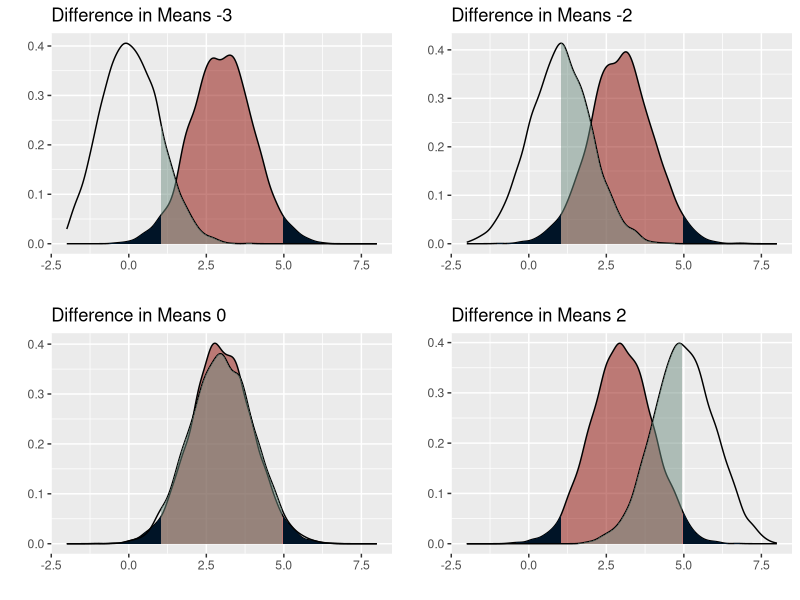
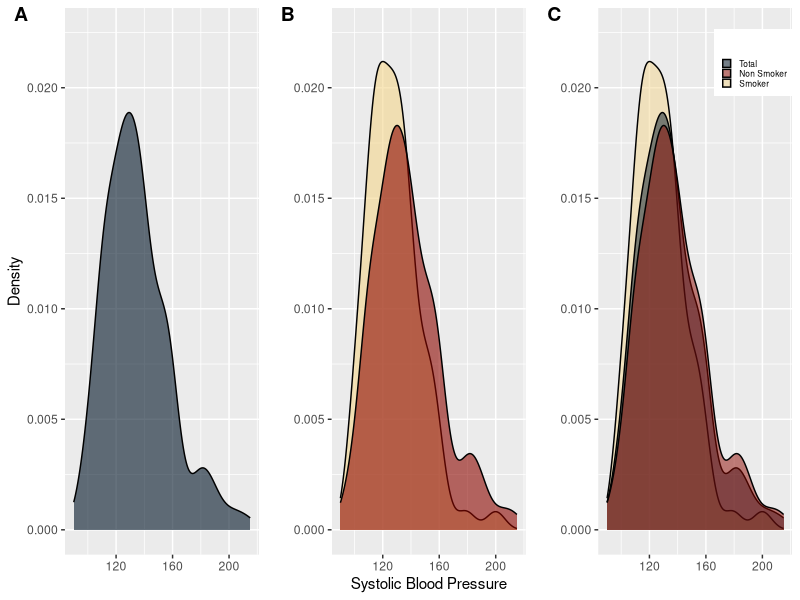
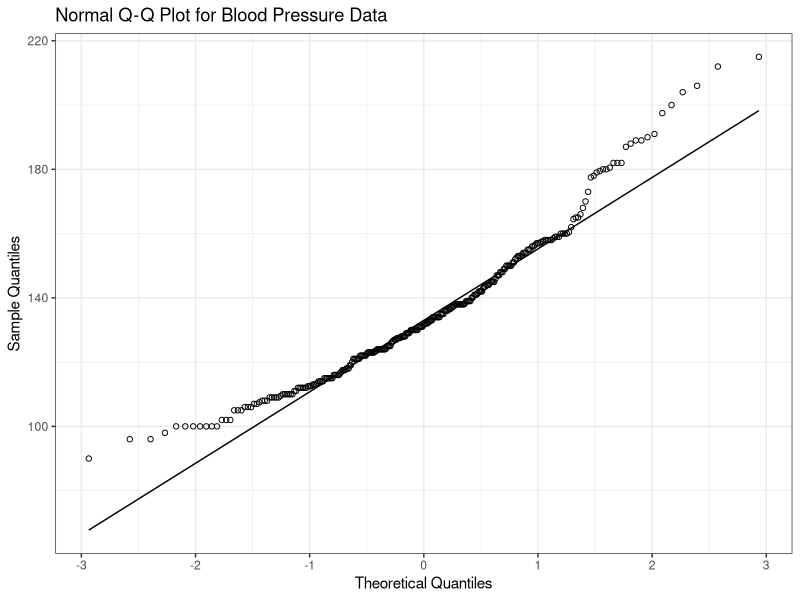

These charts were generated, in order, by the following R code:
## ---- chunk 1
knitr::opts_chunk$set(echo = TRUE)

#Use required packages
library(tidyverse) #for plots and data manipulation
library(cowplot) #aligning plots
library(gridExtra)
library(scales)

df_data <- read_csv("framingham_data.csv") # Read in data
## ---- chunk 2
df_data$index <- seq(nrow(df_data)) # Add an index column

#df_data %>% summary # Summarize Data

# Split data into smoker and nonsmoker
df_smoker <- df_data %>% filter(currentSmoker == 1)
df_nonsmoker <- df_data %>% filter(currentSmoker == 0)

#Create a sample variance function to ensure proper calculation
sample_variance <- function(x, sampling = TRUE){
    if (sampling == TRUE){
        sum((x - mean(x))^2) / (length(x) - 1)
    } else if(sampling == FALSE) {
        sum((x - mean(x))^2) / (length(x))
    }
}
#Create pooled sample variance function 
f_pooled_variance <- function(x, y){
    ((length(x) - 1) * sample_variance(x) + 
     (length(y) - 1) * sample_variance(y)) / 
    (length(x) + length(y) - 2)
}

# Skewness function 
skew_function <- function(x){
    mean((x - mean(x))^3) / sqrt(sample_variance(x))^3
}

# kurtosis function
kurt_function <- function(x){
    mean((x - mean(x))^4) / sqrt(sample_variance(x))^4
}

# Create a Satterthawaite Approximation Function

satterth <- function(s1, s2, n1, n2){
    term1 <- s1/n1
    term2 <- s2/n2
    nu <- (term1 + term2)^2 / ((term1^2/(n1 - 1)) + (term2^2/(n2 - 1)))
    return(floor(nu))
}


#Plot and compare split data

#options(repr.plot.width = 6, repr.plot.height = 4, repr.plot.res = 150)

plot_colors <- c("#001427","#708d81","#f4d58d","#bf0603","#8d0801")
y_limits <- c(0, 0.0225)

total_data <- ggplot(df_data) + geom_density(aes(sysBP), 
                                             fill = plot_colors[1],
                                             alpha = 0.6) +
                       ylim(y_limits) + ylab("Density") + xlab("")

sep_data <- ggplot() + geom_density(data = df_smoker, aes(sysBP), 
                                    fill = plot_colors[3], alpha = 0.6) + 
                       geom_density(data = df_nonsmoker, aes(sysBP), 
                                    fill = plot_colors[5], alpha = 0.6) +
                       ylim(y_limits) + ylab("") + xlab("Systolic Blood Pressure")

plot_3 <- ggplot() + geom_density(data = df_smoker, aes(sysBP, 
                                    fill = plot_colors[3]), alpha = 0.5) + 
                       geom_density(data = df_data, aes(sysBP, 
                                    fill = plot_colors[1]), alpha = 0.5) +
                       geom_density(data = df_nonsmoker, aes(sysBP, 
                                    fill = plot_colors[5]), alpha = 0.5) +
                       ylim(y_limits) + ylab("") + xlab("") + 
                       scale_fill_manual("",
                                         values = plot_colors[c(1, 5, 3)], 
                                         labels = c("Total", "Non Smoker", "Smoker")) +
                       theme(legend.position = c(0.8, 0.9),
                             legend.text = element_text(size = 6),
                             legend.key.height = unit(0.25, 'cm'),
                             legend.key.width = unit(0.25, 'cm'))

#plot_grid(total_data, sep_data, plot_3, align = 'vh', 
          #hjust = -1,nrow = 2, ncol = 2)

data_kurtosis <- kurt_function(df_data$sysBP)
data_skew <- skew_function(df_data$sysBP)
data_IQR <- as.numeric(quantile(df_data$sysBP, probs = 0.75)) - 
       as.numeric(quantile(df_data$sysBP, probs = 0.25))
data_MAD <- median(abs(df_data$sysBP - median(df_data$sysBP)))
data_samVar <- sample_variance(df_data$sysBP)

eIQR <- data_IQR / 1.35
eMAD <- data_MAD / 0.675

# Q-Q Plot

data_qqplot <- 
ggplot(df_data, aes(sample = sysBP)) + 
stat_qq(shape = 1) + stat_qq_line() + 
ggtitle("Normal Q-Q Plot for Blood Pressure Data") + 
xlab("Theoretical Quantiles") +
ylab("Sample Quantiles")
## ---- chunk 3

# Common values for analysis

alpha <- 0.05

mu_smoker <- mean(df_smoker$sysBP)
var_smoker <- sample_variance(df_smoker$sysBP)
n_smoker <- length(df_smoker$sysBP)

mu_nonsmoker <- mean(df_nonsmoker$sysBP)
var_nonsmoker <- sample_variance(df_nonsmoker$sysBP)
n_nonsmoker <- length(df_nonsmoker$sysBP)

# Two Sample T-test - Pooled Sample Variance - P-value

dof_1 <- (n_smoker + n_nonsmoker - 2)

p_sample_var_1 <- f_pooled_variance(df_smoker$sysBP, 
                                    df_nonsmoker$sysBP)


t_obs_1 <- (mu_smoker - mu_nonsmoker) / (sqrt(p_sample_var_1) * sqrt(1/n_smoker + 1/n_nonsmoker))

t_stat_1 <- qt(alpha / 2, dof_1)

p_value_obs_1 <- dt(t_obs_1, dof_1)

#Two Sample T-test - Difference Variance Sample Variance - P-value

dof_2 <- satterth(var_smoker, var_nonsmoker, n_smoker, n_nonsmoker)

np_sample_var_2 <- (var_nonsmoker/n_smoker + var_nonsmoker/n_nonsmoker)

t_obs_2 <- (mu_smoker - mu_nonsmoker) / (sqrt(var_nonsmoker/n_smoker + var_nonsmoker/n_nonsmoker))

t_stat_2 <- qt(alpha / 2, dof_2)

p_value_obs_2 <- dt(t_obs_2, dof_2)

# Confidence Limits

diff_mu <- mu_smoker - mu_nonsmoker

#Pooled Sample variance

CL_pooled <- t_stat_1 * (sqrt(p_sample_var_1/n_smoker + p_sample_var_1/n_nonsmoker))

#Non pooled Sample variance

CL_nonpooled <- t_stat_2 * (sqrt(var_nonsmoker/n_smoker + var_nonsmoker/n_nonsmoker))

CI_pooled <- round(c(diff_mu + CL_pooled, diff_mu - CL_pooled), 2)

CI_nonpooled <-round(c(diff_mu + CL_nonpooled, diff_mu - CL_nonpooled), 2)

#Power Calculation assuming delta means is the true delta

cv_lo_p <- qnorm(alpha / 2, 0, sqrt(p_sample_var_1/n_smoker + 
                                      p_sample_var_1/n_nonsmoker))
cv_hi_p <- qnorm(1 - alpha / 2, 0, sqrt(p_sample_var_1/n_smoker + 
                                          p_sample_var_1/n_nonsmoker))

power1 <- pnorm(cv_lo_p, (mu_smoker - mu_nonsmoker), 
                sqrt(p_sample_var_1/n_smoker + p_sample_var_1/n_nonsmoker))
power2 <- 1 - pnorm(cv_hi_p, (mu_smoker - mu_nonsmoker), 
                    sqrt(p_sample_var_1/n_smoker + p_sample_var_1/n_nonsmoker))

power_pooled <- sum(power1, power2)

cv_lo_non <- qnorm(alpha / 2, 0, 
               (sqrt(var_nonsmoker/n_smoker + var_nonsmoker/n_nonsmoker)))
cv_hi_non <- qnorm(1 - alpha / 2, 0, 
               (sqrt(var_nonsmoker/n_smoker + var_nonsmoker/n_nonsmoker)))

power1 <- pnorm(cv_lo_non, (mu_smoker - mu_nonsmoker), 
                (sqrt(var_nonsmoker/n_smoker + var_nonsmoker/n_nonsmoker)))
power2 <- 1 - pnorm(cv_hi_non, (mu_smoker - mu_nonsmoker), 
                    (sqrt(var_nonsmoker/n_smoker + var_nonsmoker/n_nonsmoker)))

power_nonpooled <- sum(power1, power2)

## ---- chunk 4

#Part II
#Introduction

options(repr.plot.width = 12, repr.plot.height = 5, repr.plot.res = 150)
set.seed(100)

null_mean <- 3
alt_means <- c(0, 1, 3, 5)
plot_list <- list()

#plot_colors <- c("#072ac8","#1e96fc","#a2d6f9","#fcf300","#ffc600")

for(i in 1:length(alt_means)){
    
    sim1 <- rnorm(5000, null_mean, sqrt(1))
    sim2 <- rnorm(5000, alt_means[i], sqrt(1))

    alpha1 <- qnorm(0.025, null_mean, sqrt(1)) 
    alpha2 <- qnorm(0.975, null_mean, sqrt(1))

    df_set <- tibble("H0" = sim1, "HA" = sim2)
    
    title_string <- sprintf("Difference in Means %i", (alt_means[i] - null_mean))

    plot_list[[i]]  <-
    ggplot(data = df_set) + geom_density(aes(H0), alpha = 0.5, fill = plot_colors[5]) + 
                            geom_area(
                                aes(x = stage(H0, after_scale = oob_censor(x, c(-Inf, alpha1)
                                                                          )
                                             )
                                   ),
                                stat = "density", fill = plot_colors[1]
                                 ) +
                            geom_area(
                                aes(x = stage(H0, after_scale = oob_censor(x, c(alpha2, Inf)
                                                                          )
                                             )
                                   ),
                                stat = "density", fill = plot_colors[1]
                                     ) +
                            geom_density(aes(HA), alpha = 0.5) + 
                            geom_area(
                                aes(x = stage(HA, after_scale = oob_censor(x, c(alpha1, alpha2)
                                                                          )
                                             )
                                   ),
                                stat = "density", fill = plot_colors[2], alpha = 0.5
                                     ) +
                            xlim(-2, 8) + xlab("") + ylab("") + ggtitle(title_string)
    
                                }

do.call(grid.arrange, plot_list)
## ---- chunk 5
#Part II
set.seed(1)

alpha <- 0.05

test_function <- function (x, y, pooled = FALSE){

    mu_1 <- mean(x)
    var_1 <- sample_variance(x, sampling = TRUE)
    
    mu_2 <- mean(y)
    var_2 <- sample_variance(y, sampling = TRUE)
    
    #Calculate the pooled sample variance
    pooled_sample <- ((length(x) - 1) * var_1 + 
                          (length(y) - 1) * var_2) / (length(x) + length(y) - 2)
    
    #calculate the observed t statistic
    if (pooled == TRUE){
        
        cal_sigma <- (sqrt(pooled_sample/length(x) + pooled_sample/length(y)))
        
        ttest <- (mu_1 - mu_2) / cal_sigma
        dof <- length(x) + length(y) - 2 #Determine degrees of freedom
        
        } else {
        
        cal_sigma <- (sqrt(var_1/length(x) + var_2/length(y)))
        
        ttest <- (mu_1 - mu_2) / cal_sigma
        dof <- satterth(var_1, var_2, length(x), length(y))
    }
    
    # Determine whether or not the null hypothesis 
    # can be rejected (1 = rejected, 0 = not rejected)
    verdict <- !between(ttest, qt(alpha / 2, dof), qt(1 - alpha / 2, dof))
    
    #Power calculation assuming calculated difference in means is Ha 
    cv_lo <- qnorm(alpha / 2, 0, cal_sigma)
    cv_hi <- qnorm(1 - alpha / 2, 0, cal_sigma)
    
    power1 <- pnorm(cv_lo, (mu_1 - mu_2), cal_sigma)
    power2 <- 1 - pnorm(cv_hi, (mu_1 - mu_2), cal_sigma)
    
    power <- sum(power1, power2)
    
    #Return calculated values
    return(c(mu_1, var_1, mu_2, var_2, ttest, cal_sigma, dof, verdict, power))
}



mu1 <- c(0, 4, 5, 6, 10)
var1 <- c(1, 4, 9)
n1 <- c(10, 30, 70)

mu2 <- 5
var2 <- 1
n2 <- c(10, 30, 70)

sim_test <- function(x_mu, x_var, x_n, y_mu, y_var, y_n, pooled = TRUE){
    
    sim_data_results <- matrix(rep(0, 9), ncol = 9)
    
    for (i in 1:1000){
        
        sim_set1 <- rnorm(x_n, x_mu, sqrt(x_var))
        sim_set2 <- rnorm(y_n, y_mu, sqrt(y_var))
        
        sim_data_results <- rbind(sim_data_results, 
                                  test_function(sim_set1, sim_set2, pooled))
        
        #print(sim_data_results)
    }
    
    df_sim_data <- data.frame(sim_data_results[2 : nrow(sim_data_results),])
    colnames(df_sim_data) = c("Null Mean", "Null Variance", "Alternate Mean", 
                              "Alternate Variance", "T statistic", 
                              "Calculated Variance", "DoF", "Null Reject", 
                              "Power")
    return(df_sim_data)
}

# HA: mean = 5, var = 1
df_combo <- expand.grid(mu1, var1, n1, mu2, var2, n2)
df_combo2 <- tibble(cbind(1:nrow(df_combo), df_combo, 
                          matrix(rep(0, 2 * nrow(df_combo)), ncol = 2)))
colnames(df_combo2) <- c("Test_Case", "mu1", "var1", "n1", "mu2", "var2", 
                         "n2", "Test_Results_up", "Test_Results_po")

test_results <- list()
test_results2 <- list()

for (i in 1:nrow(df_combo)){
    test_results[[i]] <- do.call(sim_test, 
                                 as.list(as.numeric(df_combo[i,])))
    test_results2[[i]] <- do.call(sim_test, 
                                  as.list(as.numeric(c(df_combo[i,], 
                                                       pooled = TRUE))))
    df_combo2[i, 8] <- sum(as.data.frame(test_results[i])[,8])
    df_combo2[i, 9] <- sum(as.data.frame(test_results2[i])[,8])    
    }

df_combo2 <- df_combo2 %>% mutate(diff = mu1 - mu2)
#df_combo2 %>%  head()
## ---- chunk 6
# Plotting
options(repr.plot.width = 6, repr.plot.height = 4, repr.plot.res = 150)

plot_grid(total_data, sep_data, plot_3, align = 'vh', 
          hjust = -1,nrow = 1, ncol = 3, labels = c("A", "B", "C"))
## ---- chunk 7
data_qqplot + theme_bw()
## ---- chunk 8
knitr::kable(df_combo2, col.names = c("Test Case", 
                                      "$\\mu_1$", 
                                      "$\\sigma_1^2$", 
                                      "$n_1$", 
                                      "$\\mu_2$", 
                                      "$\\sigma_2^2$", 
                                      "$n_2$",
                                      "Test Results Unpooled",
                                      "Test Results Pooled",
                                      "Difference in Mean"), 
             escape = FALSE)
